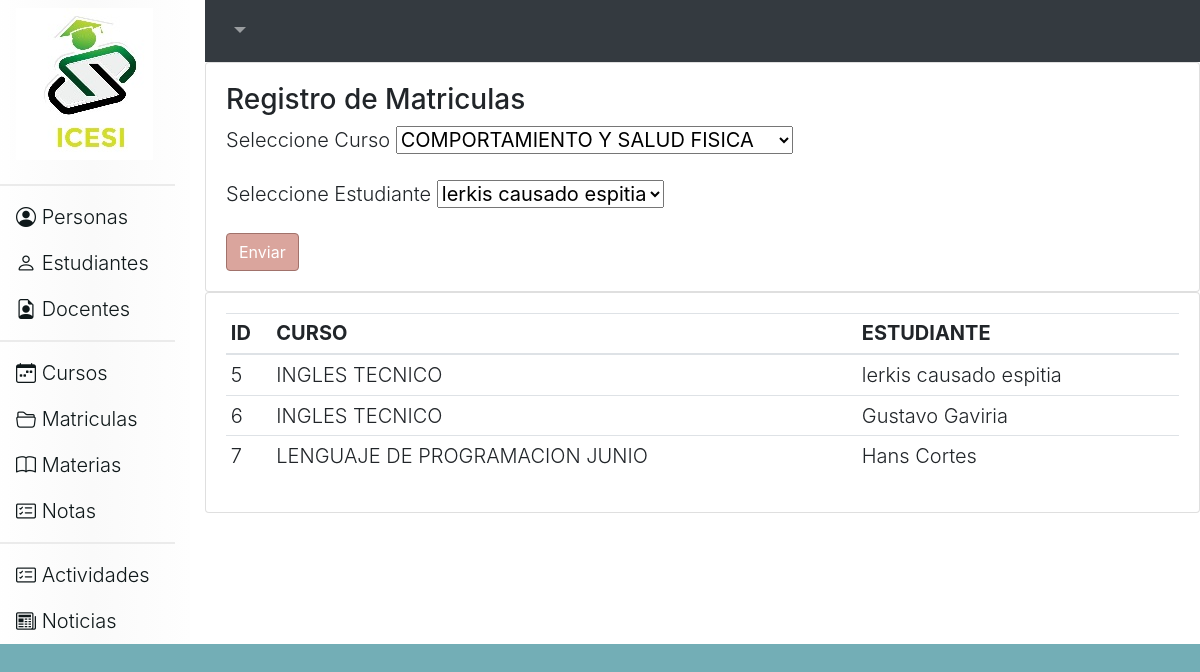
Screenshot of /matriculas with the database file from the repository.
### tables this page shows
CREATE TABLE `matriculas` (
  `id` integer PRIMARY KEY AUTOINCREMENT,
  `id_curso` integer NOT NULL,
  `id_estudiante` integer NOT NULL
  
);

CREATE TABLE `cursos` (
  `id` integer NOT NULL,
  `nombre_curso` char(30) DEFAULT NULL,
  PRIMARY KEY (`id`)
);

CREATE TABLE user (id integer PRIMARY KEY AUTOINCREMENT, nombre_usuario char (50) NOT NULL, telefono INTEGER (20), correo VARCHAR (30), direccion VARCHAR (50), id_rol integer NOT NULL);

### app.py (the view)
@app.route('/matriculas',methods=('GET','POST'))
def matriculas():
    if request.method == 'POST':
        idCurso=request.form.get('cboCurso')
        idEstudiante=request.form.get('cboEstudiante')
        r=controller.MatriculaGuardar(idCurso,idEstudiante)
    responseCurso=controller.CursosListar()
    responseEstudiante=controller.PersonaListar('ESTUDIANTE')
    response=controller.MatriculaListar()
    return render_template('matriculas.html',listaCurso=responseCurso, listaEstudiante=responseEstudiante,lista=response)

### controller.py (called while the page is built)
def Conectar():
    conexion= sqlite3.connect("ciclo3db.db")
    return conexion

def PersonaListar(rol):
    conn= Conectar()
    cursor= conn.execute("select `user`.id, `user`.nombre_usuario from `user` inner join roles on (`user`.id_rol=roles.id) where roles.nombre='"+rol+"';")
    return cursor.fetchall() #item
    conn.close()

def CursosListar():
    conn= Conectar()
    cursor= conn.execute("SELECT * FROM CURSOS")
    return cursor.fetchall() #item
    conn.close()

def MatriculaListar():
    conn= Conectar()
    cursor= conn.execute("select matriculas.id, cursos.nombre_curso,`user`.nombre_usuario from matriculas inner join cursos on (matriculas.id_curso=cursos.id) inner join `user` on (matriculas.id_estudiante=`user`.id)")
    return cursor.fetchall() #item
    conn.close()

### templates/matriculas.html (shortened to what this page needs)
{% extends 'head.html' %}
{% block contenido %}
    <nav class="navbar navbar-expand-lg navbar-dark bg-dark justify-content-end">
        <div class="collapse navbar-collapse" id="navbarNavDropdown">
            <ul class="navbar-nav">
                <li class="nav-item dropdown">
                    <a class="nav-link dropdown-toggle" href="#" id="navbarDropdownMenuLink" data-toggle="dropdown" aria-haspopup="true" aria-expanded="false">{% print(usuario) %}
                    </a>
                </li>
            </ul>
        </div>
    </nav>
    <div class="card">
        <div class="card-body">
            <h3>Registro de Matriculas</h3>
            <form action="/matriculas" method="POST">
                <div class="form-group">
                    <label for="exampleFormControlInput1">Seleccione Curso</label>
                    <select name="cboCurso">
                        {% for item in listaCurso %}
                            <option value="{{ item[0] }}">{{ item[1] }}</option>
                        {% endfor %}
                    </select>
                </div>
                <div class="form-group">
                    <label for="exampleFormControlInput1">Seleccione Estudiante</label>
                    <select name="cboEstudiante">
                        {% for item in listaEstudiante %}
                            <option value="{{ item[0] }}">{{ item[1] }}</option>
                        {% endfor %}
                    </select>
                </div>
                <button type="submit" class="asignar-deco btn btn-primary">Enviar</button>
            </form>
        </div>
    </div>
    <div class="card">
        <div class="card-body">
            <table class="table table-sm">
                <thead>
                    <tr>
                        <th>ID</th>
                        <th>CURSO</th>
                        <th>ESTUDIANTE</th>
                    </tr>
                </thead>
                <tbody>
                    {% for item in lista %}
                    <tr>
                        <td>{% print(item[0])%}</td>
                        <td>{% print(item[1])%}</td>
                        <td>{% print(item[2])%}</td>
                    </tr>
                    {% endfor %}
                </tbody>
            </table>
        </div>
    </div>
{% endblock %}

### static/css/estilos.css (style rules this page uses)
body { background-color: #73aeb6; font-size: 20px; font-weight: 300; }
.btn-primary { background-color:#daa59d; border-color: #a1726b; }

### rows the page displays
matriculas: id "5"
cursos: nombre_curso "INGLES TECNICO"
user: nombre_usuario "lerkis causado espitia"
matriculas: id "6"
user: nombre_usuario "Gustavo Gaviria"
matriculas: id "7"
cursos: nombre_curso "LENGUAJE DE PROGRAMACION JUNIO"
user: nombre_usuario "Hans Cortes"

### other values shown
form field cboCurso "COMPORTAMIENTO Y SALUD FISICA"
form field cboEstudiante "lerkis causado espitia"
